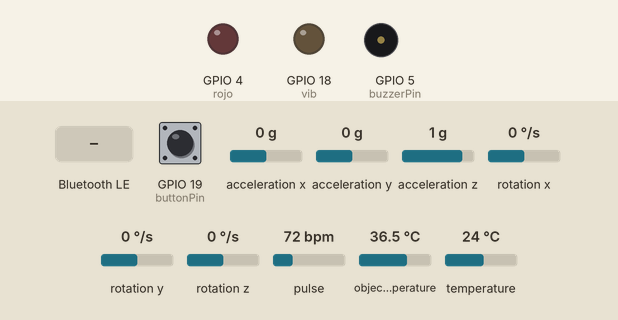
This sketch was run on a simulated ESP32. On the bench: output pins drawn as LEDs (lit = HIGH), buzzer (waves = sounding, pin HIGH). Wiring (inferred from the names in the program): MPU-6050 motion sensor at I2C address 0x68. The inputs (shaded band) are chosen by the test bench; at power-on: object temperature 36.5 °C, GPIO 19 (buttonPin) LOW, acceleration x 0 g, acceleration y 0 g, acceleration z 1 g, rotation x 0 °/s, rotation y 0 °/s, rotation z 0 °/s, pulse 72 bpm, temperature 24 °C. WiFi joins after 1.5 s; servers stay silent unless stated; uploads are accepted with an empty reply; nothing arrives over Bluetooth unless stated; a phone connects over Bluetooth LE 3 s after start; what the sketch prints to the serial monitor is not drawn.

Above: at 2.7 s.
2.8 s: Bluetooth LE write "1" received
At 3.4 s:
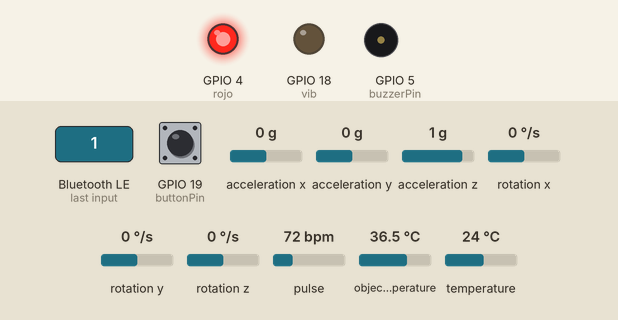
4.3 s: Bluetooth LE write "1" received
At 4.7 s:
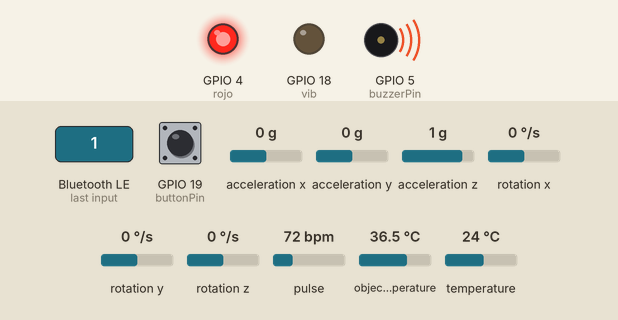
5.8 s: Bluetooth LE write "1" received
At 7.0 s:
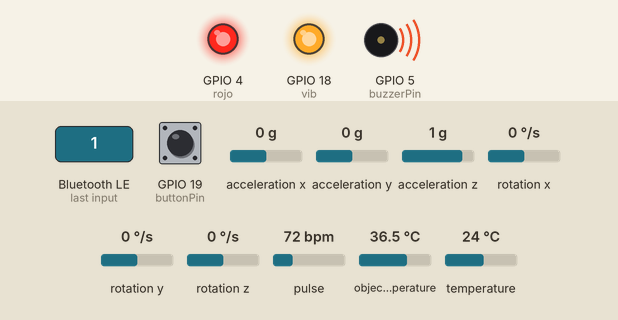
8.8 s: object temperature set to 40.7 °C
11.8 s: object temperature set to 41.5 °C
Timing chart, 0 to 14.3 s (numbered marks = the images above; inputs shaded):
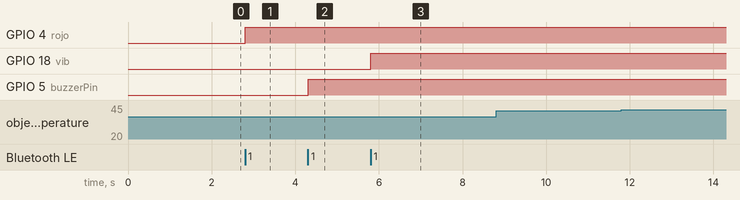

The sketch:

VitaSphere.ino
```cpp
// Librerías
#include <Wire.h>
#include <Adafruit_MLX90614.h> // Librería para el GY-906 temperatura
#include "MAX30105.h"
#include "heartRate.h"
#include <WiFi.h>
#include <HTTPClient.h>
#include <ArduinoJson.h>
#include "time.h"
#include <Arduino.h>
#include <WebServer.h>

// Interacción con dispositivos Bluetooth BLE
#include <BLEDevice.h> // Configuración e inicialización
#include <BLEServer.h> // Creación y manejo de servicios - Procesamiento solicitudes de lectura y escritura
#include <BLEUtils.h>  // Trabajo con UUIDs (Servicios y características de datos, y descriptores de características)
#include <BLE2902.h>   // Descriptor BLE para notificaciones

// Nombre del dispositivo
#define DEVICE_NAME "VitaSphereV1"

// UUIDs para servicios y características
#define SERVICE_UUID "4fafc201-1fb5-459e-8fcc-c5c9c331914b" // Servicio que permite controlar el dispositivo
#define LED_CHAR_UUID "beb5483e-36e1-4688-b7f5-ea07361b26a8"
#define BUZZER_CHAR_UUID "beb5483e-36e1-4688-b7f5-ea07361b26a9"
#define VIBRADOR_CHAR_UUID "beb5483e-36e1-4688-b7f5-ea07361b26aa"

// Configuración del servidor BLE
BLEServer* pServer = NULL; // pServer se encarga de gestionar conexiones entre el ESP32 y el dispositivo móvil
BLECharacteristic* pLedChar = NULL; // pLedChar permite leer y escribir valores asociados a características
BLECharacteristic* pBuzzerChar = NULL;
BLECharacteristic* pVibradorChar = NULL;
bool deviceConnected = false;
bool oldDeviceConnected = false;

// Sensores que se utilizaran
const int MPU_addr = 0x68; // Dirección I2C del MPU-6050  giroscopio
TwoWire myWire = TwoWire(1);
Adafruit_MLX90614 mlx = Adafruit_MLX90614();
MAX30105 particleSensor;

// Variables para la medición de los sensores
int16_t AcX, AcY, AcZ, Tmp, GyX, GyY, GyZ; // Datos crudos de aceleración y giroscopio
float ax = 0, ay = 0, az = 0, gx = 0, gy = 0, gz = 0; // Normalización de datos de ace y gir
boolean fall = false, trigger1 = false, trigger2 = false, trigger3 = false;
byte trigger1count = 0, trigger2count = 0, trigger3count = 0;
int angleChange = 0;

// Variables para la temperatura
float tempAmb, tempObj;

// Medicion de pulso, oxigenacion, etc.
const byte RATE_SIZE = 8;
byte rates[RATE_SIZE];
byte rateSpot = 0;
long lastBeat = 0;
float beatsPerMinute;
int beatAvg;
int umbralDedo = 5000;
int contadorLecturas = 0;

// Intervalo de tiempo entre medición de los sensores
const int sampleInterval = 4;
const int ALERT_TIME = 1000;
bool alertActive = false;

// Pines que se utilizaran
const int buzzerPin = 5;
const int rojo = 4;
const int vib = 18;
const int buttonPin = 19;

//Constantes de wifi
const char* ssid="Totalplay-7D9E"; //nombre de al red
const char* password="93DucK18!3312P"; //contraseña
// const char* ssid="WIFI EDIFICIO I";
// const char* password="";

//Constantes de tiempo de envio
unsigned long lastSend = 0;
const unsigned long sendInterval = 15000;
const char* metricaUrl = "http://192.168.100.92:8000/metrica/"; //ip de la direccion de tu internet
//const char* metricaUrl = "http://10.1.125.77:8000/metrica/";

const int maxSize = 5;
int Datpul[maxSize] = {0,0,0,0,0};
float Datoxi[maxSize] = {0,0,0,0,0};

// Variables para el filtrado de señal
#define FILTER_SIZE 5
long irFilterBuffer[FILTER_SIZE];
byte filterIndex = 0;

// Función de filtrado
long applyFilter(long value) {
    irFilterBuffer[filterIndex] = value;
    filterIndex = (filterIndex + 1) % FILTER_SIZE;

    long sum = 0;
    for (int i = 0; i < FILTER_SIZE; i++) sum += irFilterBuffer[i];
    return sum / FILTER_SIZE;
}

class MyServerCallbacks: public BLEServerCallbacks {
    void onConnect(BLEServer* pServer) {
      deviceConnected = true;
      Serial.println("Device connected");
    };

    void onDisconnect(BLEServer* pServer) {
      deviceConnected = false;
      Serial.println("Device disconnected");
    }
};

// Callback handlers modificados para leer valores numéricos
class LedCallbacks: public BLECharacteristicCallbacks {
    void onWrite(BLECharacteristic *pCharacteristic) {
      uint8_t* data = pCharacteristic->getData();
      size_t length = pCharacteristic->getLength();

      if (length > 0) {
        Serial.print("LED: ");
        Serial.println(data[0]);
        digitalWrite(rojo, data[0] ? HIGH : LOW);
      }
    }
};

class BuzzerCallbacks: public BLECharacteristicCallbacks {
    void onWrite(BLECharacteristic *pCharacteristic) {
      uint8_t* data = pCharacteristic->getData();
      size_t length = pCharacteristic->getLength();

      if (length > 0) {
        Serial.print("BUZZER: ");
        Serial.println(data[0]);
        digitalWrite(buzzerPin, data[0] ? HIGH : LOW);
      }
    }
};

class VibradorCallbacks: public BLECharacteristicCallbacks {
    void onWrite(BLECharacteristic *pCharacteristic) {
      uint8_t* data = pCharacteristic->getData();
      size_t length = pCharacteristic->getLength();

      if (length > 0) {
        Serial.print("VIBRATOR: ");
        Serial.println(data[0]);
        digitalWrite(vib, data[0] ? HIGH : LOW);
      }
    }
};

// Inicialización y configuración del Bluetooth BLE
void setupBLE () {
  BLEDevice::init(DEVICE_NAME); // Inicialización del nombre

  pServer = BLEDevice::createServer(); // Servidor BLE (dispositivo) que ofrece servicios y responde solicitudes de dispositivos clientes
  pServer->setCallbacks(new MyServerCallbacks());
  BLEService *pService = pServer->createService(SERVICE_UUID); // Se accede al UUID del servicio BLE previamente establecido

  uint8_t initialValue = 0; // Establecer valores iniciales como matrices de bytes

  pLedChar = pService->createCharacteristic( // Contenedor de datos que pueden ser leídos o notificados a dispositivos clientes
    LED_CHAR_UUID,
    BLECharacteristic::PROPERTY_READ | // Permite que un cliente lea el valor de la característica
    BLECharacteristic::PROPERTY_WRITE  // Permite que un cliente escriba el valor de la característica
  );
  pLedChar->setCallbacks(new LedCallbacks());
  pLedChar->setValue(&initialValue, 1);

  pBuzzerChar = pService->createCharacteristic(
    BUZZER_CHAR_UUID,
    BLECharacteristic::PROPERTY_READ |
    BLECharacteristic::PROPERTY_WRITE
  );
  pBuzzerChar->setCallbacks(new BuzzerCallbacks());
  pBuzzerChar->setValue(&initialValue, 1);

  pVibradorChar = pService->createCharacteristic(
    VIBRADOR_CHAR_UUID,
    BLECharacteristic::PROPERTY_READ |
    BLECharacteristic::PROPERTY_WRITE
  );
  pVibradorChar->setCallbacks(new VibradorCallbacks());
  pVibradorChar->setValue(&initialValue, 1);

  pService->start(); // Inicia el servicio BLE, haciendo disponible el ESP32 a otros dispositivos

  // Configuración y publidicad BLE
  BLEAdvertising *pAdvertising = BLEDevice::getAdvertising(); // Obtención del objeto de publicidad para configurar cómo se presenta el dispositivo a clientes
  pAdvertising->addServiceUUID(SERVICE_UUID); // Se añade el UUID del servicio
  pAdvertising->setScanResponse(true); // Configuración de la respuesta de escaneo, enviando información adicional durante el proceso de escaneo en otros dispositivos
  pAdvertising->setMinPreferred(0x06);
  pAdvertising->setMinPreferred(0x12);
  BLEDevice::startAdvertising(); // Inicia la publicidad del ESP32, haciéndolo visible a los dispositivos que estén escaneando
  Serial.println("BLE device advertising!");
}

void setup() {
    Serial.begin(115200);

    pinMode(buzzerPin, OUTPUT);
    pinMode(rojo, OUTPUT);
    pinMode(vib, OUTPUT);
    pinMode(buttonPin, INPUT);

    digitalWrite(rojo, LOW);
    digitalWrite(buzzerPin, LOW);
    digitalWrite(vib, LOW);

    setupWifi();
    setupSensors();
    setupBLE();
}

void loop() {
    static unsigned long lastTime = 0;

    if (digitalRead(buttonPin) == HIGH && alertActive) {
        cancelAlert();
    }

    if (fall) {
        Serial.println("FALL DETECTED");
        activateAlarms();
    } else {
        unsigned long currentMillis = millis();
        if (currentMillis - lastSend >= sendInterval) {
            lastSend = currentMillis;
            if (Datoxi[maxSize - 1] != 0 && Datpul[maxSize - 1] != 0) {
                prepararJsonMetrica();
            }
        }

        if (millis() - lastTime >= sampleInterval) {
            lastTime = millis();
            readSensors();
            processSensorData();
        }
    }

    if (!deviceConnected && oldDeviceConnected) {
      pServer->startAdvertising();
      Serial.println("Restart advertising");
      oldDeviceConnected = deviceConnected;
    }
    if (deviceConnected && !oldDeviceConnected) {
      oldDeviceConnected = deviceConnected;
    }
}

void setupWifi() {
    WiFi.begin(ssid, password);
    Serial.println("Conectando al WiFi...");
    while (WiFi.status() != WL_CONNECTED) {
        delay(500);
        Serial.print(".");
    }
    Serial.println("\nWiFi conectado");
    Serial.println("IP: " + WiFi.localIP().toString());
}

void setupSensors() {
  // Inicialización del MAX30102 pulso oxigenacion
    if (!particleSensor.begin(Wire, I2C_SPEED_FAST)) {
        Serial.println("Error al inicializar MAX30102");
        while (1);
    }
    Serial.println("MAX30102 inicializado pulso");

    // Configuración avanzada para SpO2 y HR
    byte ledBrightness = 0x3F;  // Intensidad LED (63 en decimal)
    byte sampleAverage = 10;     // Mayor promediado para reducir ruido
    byte ledMode = 2;           // MODE_MULTILED (Rojo + IR)
    int sampleRate = 400;       // Mayor tasa de muestreo (400 Hz)
    int pulseWidth = 118;       // 69μs (óptimo para pulsos)
    int adcRange = 4096;        // Rango del ADC
    particleSensor.setup(ledBrightness, sampleAverage, ledMode, sampleRate, pulseWidth, adcRange);
    particleSensor.setPulseAmplitudeRed(0x1F);
    particleSensor.setPulseAmplitudeGreen(0);
    particleSensor.setPulseAmplitudeIR(0x1F);


  // Inicialización del MPU-6050 giro acelerometro
    Wire.beginTransmission(MPU_addr);
    Wire.write(0x6B);
    Wire.write(0);
    Wire.endTransmission(true);
    Serial.println("MPU-6050 inicializado giro");

  // Inicialización del GY-906 temperatura
    myWire.begin(25, 26);
    if (!mlx.begin(0x5A, &myWire)) {
        Serial.println("Error al inicializar GY-906");
    }
    Serial.println("GY-906 inicializado temp");
}

void readSensors() {
    mpu_read();
    mlx_temp();
    max_datos();
}

void processSensorData() {
    ax = (AcX - 2050) / 16384.00;
    ay = (AcY - 77) / 16384.00;
    az = (AcZ - 1947) / 16384.00;
    gx = (GyX + 270) / 131.07;
    gy = (GyY - 351) / 131.07;
    gz = (GyZ + 136) / 131.07;

    float Raw_Amp = sqrt(ax * ax + ay * ay + az * az);
    int Amp = Raw_Amp * 10;
      Serial.print("Aceleración: ");
	    Serial.println(Amp);

    if (Amp <= 2 && !trigger2) {
        trigger1 = true;
        Serial.println("TRIGGER 1 ACTIVADO");
    }

    if (trigger1) {
        trigger1count++;
        if (Amp >= 12) {
            trigger2 = true;
              Serial.println("TRIGGER 2 ACTIVADO");
            trigger1 = false;
            trigger1count = 0;
        }
    }

    if (trigger2) {
        trigger2count++;
        angleChange = sqrt(gx * gx + gy * gy + gz * gz);
              Serial.println(angleChange);
        if (angleChange >= 30 && angleChange <= 400) {
            trigger3 = true;
            trigger2 = false;
            trigger2count = 0;
              Serial.println("TRIGGER 3 ACTIVADO");
        }
    }

    if (trigger3) {
        trigger3count++;
        if (trigger3count >= 10) {
            angleChange = sqrt(gx * gx + gy * gy + gz * gz);
              Serial.println(angleChange);
            if (angleChange >= 0 && angleChange <= 10) {
                fall = true;
                trigger3 = false;
                trigger3count = 0;
                Serial.println("FALL DETECTED");
                activateAlarms();

                  enviarAlerta(0,0,0,0);
            } else {
                trigger3 = false;
                trigger3count = 0;
                  Serial.println("TRIGGER 3 DEACTIVADO");
            }
        }
    }

    if (trigger2count >= 6) {
        trigger2 = false;
        trigger2count = 0;
          Serial.println("TRIGGER 2 DEACTIVADO");
    }

    if (trigger1count >= 6) {
        trigger1 = false;
        trigger1count = 0;
          Serial.println("TRIGGER 1 DEACTIVADO");
    }

    // Leer temperatura del GY-906

            Serial.print("Temperatura Ambiente: ");
	          Serial.print(tempAmb);
	          Serial.print(" °C | Temperatura del Objeto: ");
	          Serial.print(tempObj);
	          Serial.println(" °C");
            delay(10);  // Reducción del delay
}

void mpu_read() {
    Wire.beginTransmission(MPU_addr);
    Wire.write(0x3B);
    Wire.endTransmission(false);
    Wire.requestFrom(MPU_addr, 14, true);
    AcX = Wire.read() << 8 | Wire.read();
    AcY = Wire.read() << 8 | Wire.read();
    AcZ = Wire.read() << 8 | Wire.read();
    Tmp = Wire.read() << 8 | Wire.read();
    GyX = Wire.read() << 8 | Wire.read();
    GyY = Wire.read() << 8 | Wire.read();
    GyZ = Wire.read() << 8 | Wire.read();
}

void mlx_temp() {
    tempObj = mlx.readObjectTempC();
    tempAmb = mlx.readAmbientTempC();
    if(tempObj>41 && tempObj<100){
      enviarAlerta(3,0,0,tempObj);
    }
}

void max_datos() {
    if (particleSensor.check()== true) {
        long irValue = applyFilter(particleSensor.getFIFOIR());
        long redValue = particleSensor.getFIFORed();

        if (irValue > umbralDedo) {

          if (contadorLecturas < 30) {
            contadorLecturas++;
          if (contadorLecturas == 30) {
              umbralDedo = 10000;  // Ajustar a umbral normal después de "calentamiento"
            }
          }

            if (checkForBeat(irValue)== true) {
                long delta = millis() - lastBeat;
                lastBeat = millis();
                beatsPerMinute = 60 / (delta / 1000.0);

                if (beatsPerMinute < 255 && beatsPerMinute > 20) {

                    rates[rateSpot++] = (byte)beatsPerMinute;
                    rateSpot %= RATE_SIZE;

                    beatAvg = 0;
                    for (byte x = 0; x < RATE_SIZE; x++) beatAvg += rates[x];
                    beatAvg /= RATE_SIZE;

                        Serial.print(" | BPM: ");
                        Serial.print(beatAvg);

                        // Calcula y muestra SpO2
                        float spo2 = calcularSpO2(irValue, redValue);
                        Serial.print(" | SpO2: ");
                        Serial.print(spo2);
                        Serial.println("%");


                    if (Datoxi[maxSize - 1] == 0 && Datpul[maxSize - 1] == 0) {
                        for (int j = 0; j < maxSize; j++) {
                            if (Datoxi[j] == 0) {
                                Datoxi[j] = spo2;
                                Datpul[j] = beatAvg;
                                break;
                            }
                        }
                    } else {
                        for (int j = 0; j < maxSize - 1; j++) {
                            Datoxi[j] = Datoxi[j + 1];
                            Datpul[j] = Datpul[j + 1];
                        }
                        Datoxi[maxSize - 1] = spo2;
                        Datpul[maxSize - 1] = beatAvg;
                    }
                }
            }
        } else {
            Serial.println("No hay dedo detectado");
           for (int j = 0; j < maxSize - 1; j++) {
                            Datoxi[j] = 0;
                            Datpul[j] = 0;
                        }
        }
        particleSensor.nextSample();
    }
}

void activateAlarms() {
  alertActive = true;
    for (int i = 0; i < 5; i++) {
        digitalWrite(rojo, HIGH);
        digitalWrite(vib, HIGH);
        delay(100);
        digitalWrite(rojo, LOW);
        digitalWrite(vib, LOW);
        delay(100);
        digitalWrite(rojo, HIGH);
        digitalWrite(vib, HIGH);
    }

    for (int i = 0; i < 3; i++) {
        tone(buzzerPin, 2000);
        delay(100);
        noTone(buzzerPin);
        delay(100);
        tone(buzzerPin, 1000);
    }
    noTone(buzzerPin);
    delay(100);
}

void cancelAlert() {
    Serial.println("Alerta cancelada por el usuario");
    alertActive = false;
    fall = false;
    digitalWrite(rojo, LOW);
    digitalWrite(vib, LOW);
    noTone(buzzerPin);
    Serial.print("Se apago");
}

float calcularSpO2(long ir, long red) {
    if (red == 0) return 0;
    float ratio = (float)red / (float)ir;
    return 104 - (15 * ratio);
}

void prepararJsonMetrica() {
    String jsonD;
  StaticJsonDocument<200> doc;
       int promPulsa = 0;
       float promOxi = 0;
    for (int i = 0; i < maxSize; i++) {
        promOxi += Datoxi[i];
        Datoxi[i]=0;
        promPulsa += Datpul[i];// Sumar todos los elementos
        Datpul[i]=0;
    }
    promOxi /= maxSize;
    promPulsa /= maxSize;
    if(promPulsa<45 || promPulsa>130){

      Serial.println("Alerta en BPM");
      enviarAlerta(1,promPulsa,0,0);
      delay(1000);

    }else if (promOxi<60 || promOxi>110) {
      enviarAlerta(2,0,promOxi,0);
    }

    doc["tipo"] = "Metricas";
    doc["pulsaciones"] = promPulsa;
    doc["oxigenacion"] = promOxi;
    doc["temperatura"] = tempObj;


    serializeJsonPretty(doc, jsonD);
    Serial.println("Enviando datos a Django API:");
    Serial.println(jsonD);
    delay(1000);

    enviarjson(jsonD);

}

void enviarAlerta(int ta,int puls, float oxi, float temp){
  String jsond;
    StaticJsonDocument<200> docs;
  switch (ta)
  {

  case 0:
    docs["tipo"] = "Alerta";
    docs["categoria"] = "caida";
    docs["valor"]="se_cayo";
    break;
  case 1:
    docs["tipo"] = "Alerta";
    docs["categoria"] = "BPM";
    docs["valor"]=puls;
    break;
  case 2:
    docs["tipo"] = "Alerta";
    docs["categoria"] = "Oxigenacion";
    docs["valor"]=oxi;
    break;
  case 3:
    docs["tipo"] = "Alerta";
    docs["categoria"] = "Temperatura";
    docs["valor"]=temp;
    break;
  }
    serializeJsonPretty(docs, jsond);
    Serial.println("Enviando alerta a Django API:");
    Serial.println(jsond);
    delay(1000);
    enviarjson(jsond);
}

void enviarjson(String datos) {
    if (WiFi.status() == WL_CONNECTED) {
      WiFiClient cliente;
       HTTPClient http;
       http.begin(cliente,metricaUrl);
        http.addHeader("Content-Type", "application/json");

      int httpResponseCode = http.POST(datos);
       Serial.println(httpResponseCode);
      if (httpResponseCode > 0) {
        String response = http.getString();
        Serial.println("Código HTTP: " + String(httpResponseCode));
        Serial.println("Respuesta: " + response);
      } else {
        Serial.println("Error en solicitud HTTP: " + http.errorToString(httpResponseCode));
      }
      delay(5000);
      http.end();
    } else {
      Serial.println("WiFi desconectado. Reconectando...");
      WiFi.reconnect();
      delay(5000);  // Retardo para evitar reconexiones demasiado rápidas
    }
}
```

Measured:
- after the input at 2.8 s, GPIO 4 (rojo): LOW → HIGH at once
- after the input at 4.3 s, GPIO 5 (buzzerPin): LOW → HIGH at once
- after the input at 5.8 s, GPIO 18 (vib): LOW → HIGH at once
- after the input at 8.8 s, every drawn part: stays the same
- after the input at 11.8 s, every drawn part: stays the same
